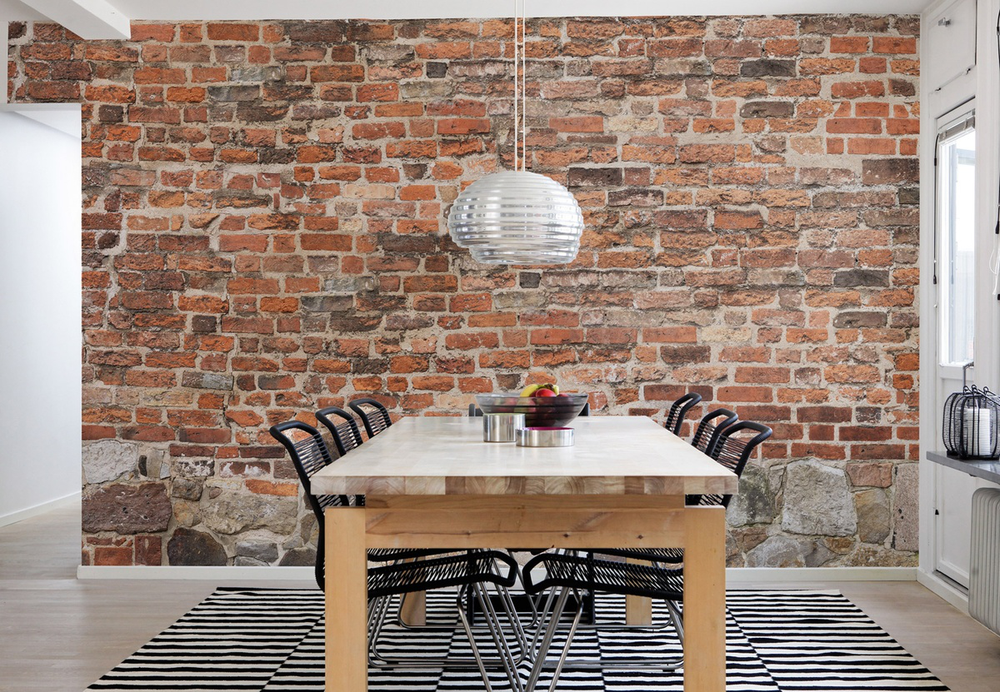
#> input picture lab8/images/img_1.png, 1000 x 692 px, shrunk from 1200 x 831 before the run
$ python -i methods.py   (imports and definitions only)
#> lines starting #> are read from the running program, lines starting #| are printed output that depends on the picture; long printed decimals are rounded
#> in result_display, img is the input picture: PIL image 1000x692 RGB; mean R, G, B 153.4, 132.8, 121.1
import numpy as np
from PIL import Image
import matplotlib.pyplot as plt

def photoshop_grayscale(image):
  result = Image.new('L', (image.width, image.height))
#> result: PIL image 1000x692 L; every value is 0

  for x in range(result.width):
    for y in range(result.height):
      pixel = image.getpixel((x, y))
      new_pixel = int(round(pixel[0] * 0.3 + pixel[1] * 0.59 + pixel[2] * 0.11))
      result.putpixel((x, y), new_pixel)
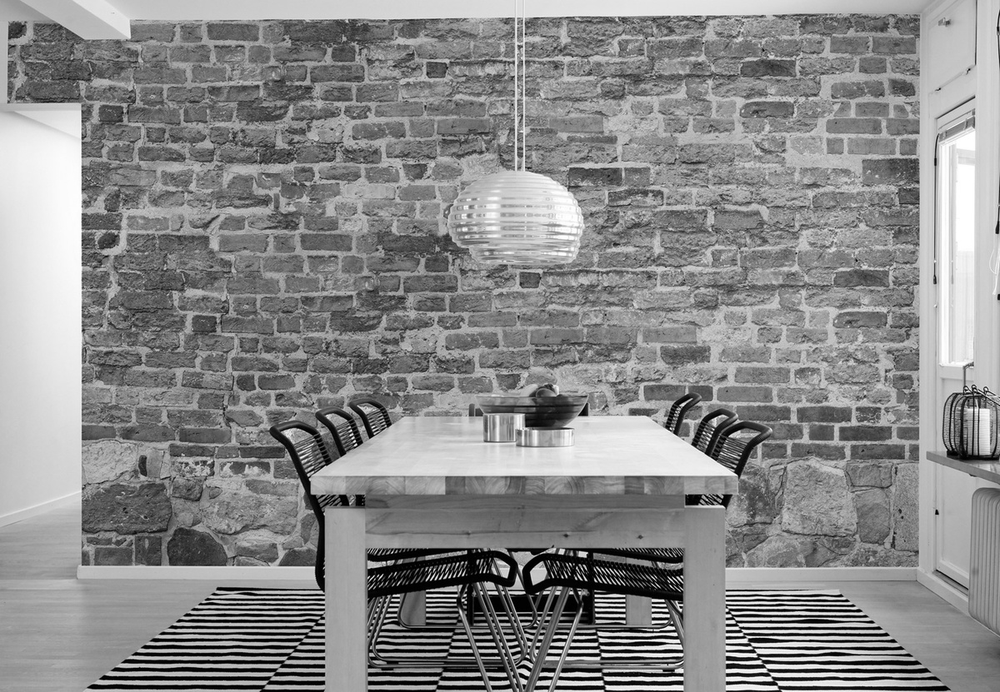
#> result: PIL image 1000x692 L; min 0, max 255, mean 137.7

  return result

# получаем матрицу Харалика
def get_haralic(img):
  size = 256

  haralic_matrix = np.zeros((size, size))
  width = img.size[0]
  height = img.size[1]
  img_arr = np.asarray(img).transpose()

  for x in range(1, width - 1):
    for y in range(1, height - 1):
      pixel = img_arr[x, y]

      up_left_pixel = img_arr[x-1, y-1]
      down_left_pixel = img_arr[x-1, y+1]
      up_right_pixel = img_arr[x+1, y-1]
      down_right_pixel = img_arr[x+1, y+1]

      haralic_matrix[pixel, up_left_pixel] += 1
      haralic_matrix[pixel, down_left_pixel] += 1
      haralic_matrix[pixel, up_right_pixel] += 1
      haralic_matrix[pixel, down_right_pixel] += 1

  haralic_img = Image.fromarray(haralic_matrix).convert('L')
  return haralic_img, haralic_matrix

def get_Pj(i, matrix):
  Pj = 0
  for j in range(matrix.shape[1]):
    Pj += matrix[i, j]
  return Pj

def get_Pi(j, matrix):
  Pi = 0
  for i in range(matrix.shape[0]):
    Pi += matrix[i, j]
  return Pi

def hist_plt(image):
  matrix = np.asarray(image)
  shape = np.reshape(matrix, (1, -1))
  plt.figure()
  plt.hist(shape[0], bins=256)
  return plt

def contrast(img):
  result_matrix = np.asarray(img) / 255
  result_matrix = pow(result_matrix, 0.5)
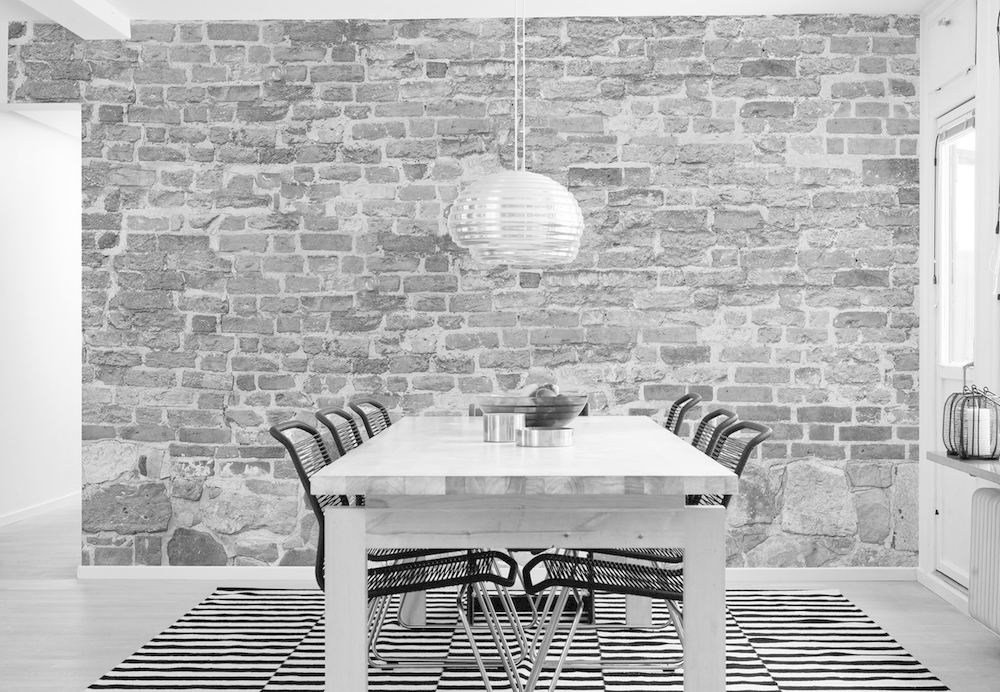
#> result_matrix: shape (692, 1000) float64; min 0, max 1, mean 0.713
  result_matrix = (result_matrix * 255).astype(np.uint8)

  result = Image.fromarray(result_matrix)
  return result

def get_con(haralic_matrix):
  size = haralic_matrix.shape[0]

  corr = 0
  for i in range(size):
    for j in range(size):
      corr += (i - j) ** 2 * haralic_matrix[i, j]

  return corr

def get_lun(haralic_matrix):

  size = haralic_matrix.shape[0]

  corr = 0
  for i in range(size):
    for j in range(size):
      corr += haralic_matrix[i, j] / (1 + (i - j) ** 2)

  return corr

def result_display(img_name):
    img = Image.open(img_name)
    grayscaled_img = photoshop_grayscale(img)
    contrast_img = contrast(grayscaled_img)

    print("Исходное изображение")
    img.save(f'{img_name}_source.png')

    print("Grayscale изображение")
    grayscaled_img.save(f'{img_name}_grayscaled.png')

    print("Контрастированное изображение")
    contrast_img.save(f'{img_name}_contrast.png')

    print("Гистограмма исходного изображения")
    hist_plt(grayscaled_img).savefig(f'{img_name}_histogram_source.png')
#> figure, not shown here; tallest bar 6711 high, from x = 0 to 0.996

    print("Гистограмма контрастированного изображения")
    hist_plt(contrast_img).savefig(f'{img_name}_histogram_contrast.png')
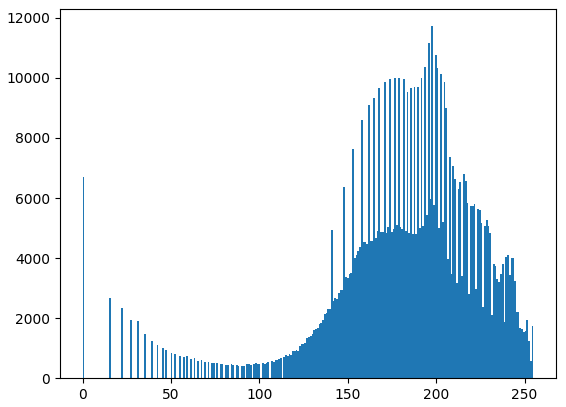
#> figure drawn by matplotlib, 1 panel; tallest bar 11721 high, from x = 197.2 to 198.2

    haralic_img, haralic_matrix = get_haralic(grayscaled_img)
#> in get_haralic, `img_arr = np.asarray(img).transpose()`:
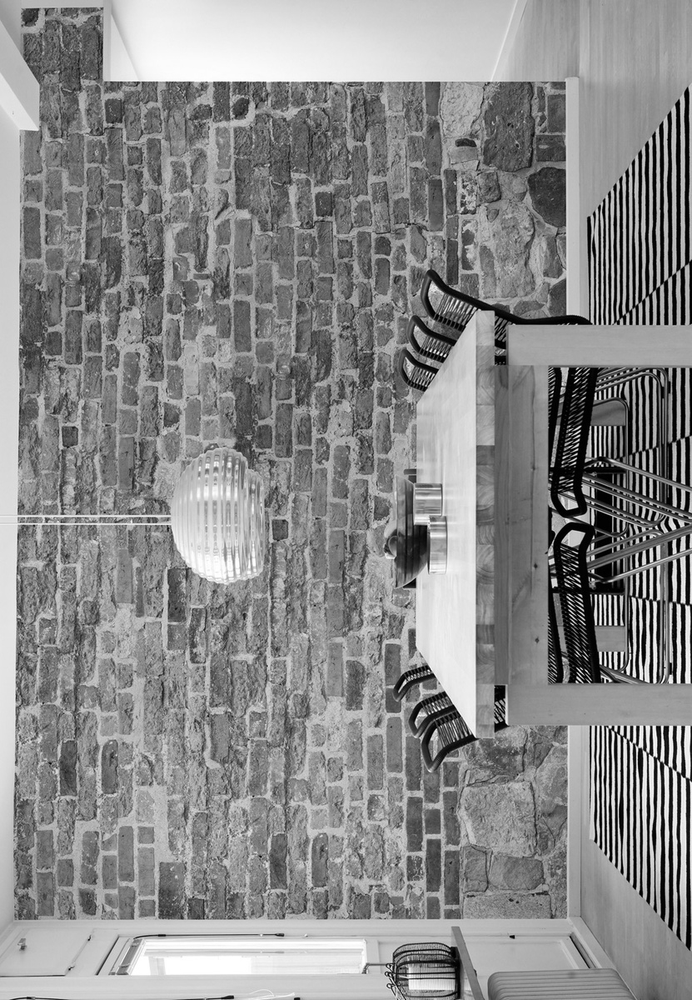
#> img_arr: shape (1000, 692); min 0, max 255, mean 137.7
#> after the loop in get_haralic, `for x in range(1, width - 1):`:
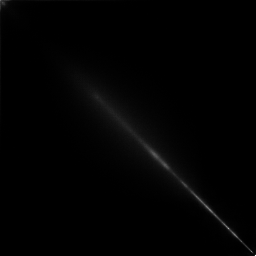
#> haralic_matrix: shape (256, 256) float64; min 0, max 4388, mean 42; drawn with min black and max white
    contrast_haralic_img, contrast_haralic_matrix = get_haralic(contrast_img)
#> in get_haralic (call 2), `img_arr = np.asarray(img).transpose()`:
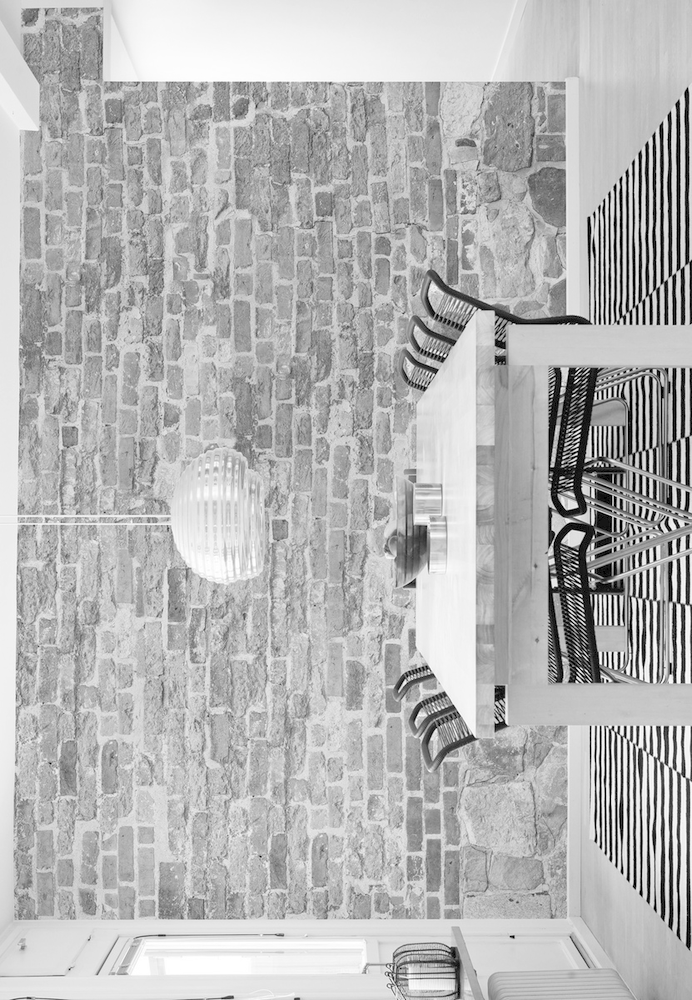
#> img_arr: shape (1000, 692); min 0, max 255, mean 181.2
#> in get_haralic (call 2), `haralic_img = Image.fromarray(haralic_matrix).convert('L')`:
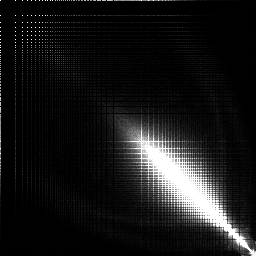
#> haralic_img: PIL image 256x256 L; min 0, max 255, mean 24
    print("Матрица Харалика исходного изображения")
    haralic_img.save(f'{img_name}_haralic_source.png')

    print("Матрица Харалика контрастированного изображения")
    contrast_haralic_img.save(f'{img_name}_haralic_contrast.png')

    con = get_con(haralic_matrix)
#> after the loop in get_con, `for i in range(size):`: corr = 3.12e+09
#> con = 3.12e+09
    contrast_con = get_con(contrast_haralic_matrix)
#> contrast_con = 2.66e+09
    print(f"Корреляция исходного изображения = {con}") # change
#| Корреляция исходного изображения = 3118669417.0
    print(f"Корреляция контрастированного изображения = {contrast_con}")
#| Корреляция контрастированного изображения = 2656178042.0

    lun = get_lun(haralic_matrix)
#> after the loop in get_lun, `for i in range(size):`: corr = 411953.7
#> lun = 411953.7
    contrast_lun = get_lun(contrast_haralic_matrix)
#> contrast_lun = 536425.6
    print(f"Корреляция исходного изображения = {lun}") # change
#| Корреляция исходного изображения = 411953.652
    print(f"Корреляция контрастированного изображения = {contrast_lun}")
#| Корреляция контрастированного изображения = 536425.614


    pass

>>> result = result_display('images/img_1.png')
